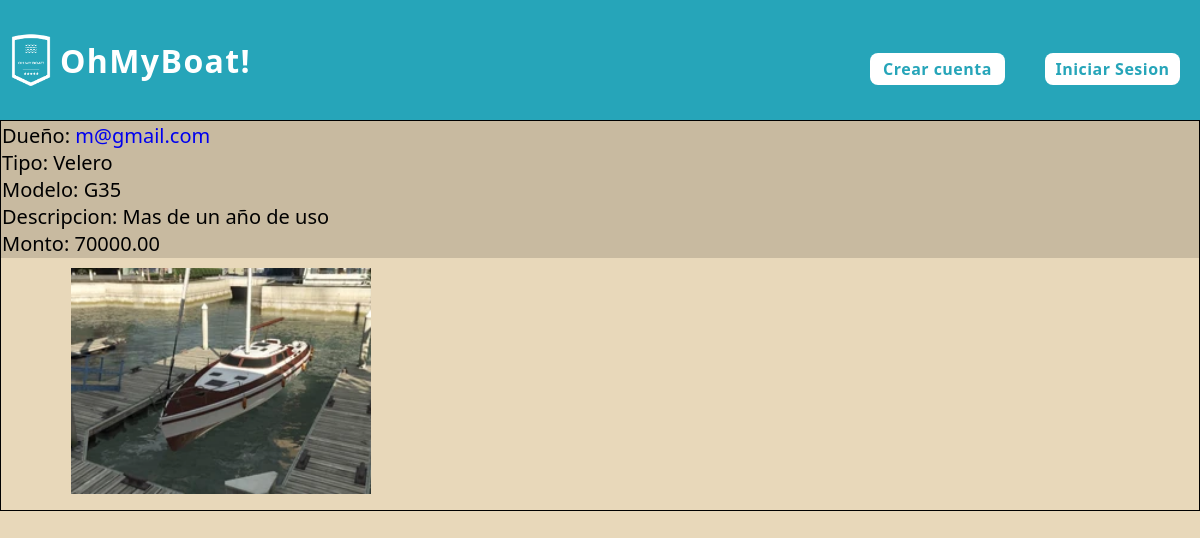
Page /ver_detalle_publicacion/24/ on the committed database.
### publicaciones/models.py (models this page shows)
class Publicacion(models.Model):
    monto = models.DecimalField(max_digits=15, decimal_places=2, default=0)
    autor = models.ForeignKey(Usuario, on_delete=models.SET_NULL, null=True)
    embarcacion = models.OneToOneField(Embarcacion, on_delete=models.SET_NULL, null=True)
    descripcion = models.CharField(max_length=250)

### usuarios/models.py (models this page shows, shortened)
class Usuario(AbstractBaseUser, PermissionsMixin):
    nombre = models.CharField(max_length=50)
    apellido = models.CharField(max_length=50)
    fecha_nacimiento = models.DateField()
    telefono = models.CharField(max_length=13)
    mail = models.EmailField(max_length=50, unique=True)
    password = models.CharField(max_length=128)
    is_staff= models.BooleanField(default=False)
    is_blocked= models.BooleanField(default=False)
    USERNAME_FIELD = 'mail'
    REQUIRED_FIELDS = ['nombre', 'apellido', 'fecha_nacimiento', 'telefono']

### embarcaciones/models.py (models this page shows)
class Embarcacion(models.Model):
    matricula = models.CharField(max_length=100, unique=True)
    modelo = models.CharField(max_length=100)
    tipo = models.ForeignKey(TipoEmbarcacion, on_delete=models.SET_NULL, null=True)
    m_eslora = models.DecimalField(max_digits=5, decimal_places=2)
    m_manga = models.DecimalField(max_digits=5, decimal_places=2)
    m_calado = models.DecimalField(max_digits=5, decimal_places=2)
    motor = models.BooleanField(default=False)
    deuda = models.DecimalField(max_digits=10, decimal_places=2, default=0)
    sede = models.ForeignKey(Sede, on_delete=models.SET_NULL, null=True)
    dueño = models.ForeignKey(Usuario, on_delete=models.CASCADE)

class TipoEmbarcacion(models.Model):
    clase= models.CharField(max_length=50, unique=True)

class ImagenEmbarcacion(models.Model):
    nombre_especifico= models.CharField(max_length=100)
    embarcacion= models.ForeignKey(Embarcacion, on_delete= models.CASCADE)

### publicaciones/views.py (the view)
# urls.py: path('ver_detalle_publicacion/<int:id_publicacion>/', views.ver_detalle_publicacion, name= 'ver detalle publicacion'),
def ver_detalle_publicacion(request, id_publicacion):
    try:
        unaPublicacion = Publicacion.objects.get(id=id_publicacion)
        imagenes= ImagenEmbarcacion.objects.filter(embarcacion= unaPublicacion.embarcacion.id)
        return render(request, 'post_detail.html', {'imagenes': imagenes, 'publicacion':  unaPublicacion})
    except Embarcacion.DoesNotExist:
        return render(request, '404_not_found.html')

### publicaciones/templates/post_detail.html (shortened to what this page needs)
{% extends 'layouts/base.html' %}
{% load static %}
{% block style %}
    <link rel="stylesheet" type="text/css" href="{% static 'styles/boat_detail_body.css' %}">
{% endblock %}
{% block listnav %}
    {% if request.user.is_authenticated %}
        <li class="modal"><a id="cerrar-sesion" class="normal"  href=""><i class="fa-solid fa-arrow-right-from-bracket"></i></a>
            <div id="mensaje-cerrar-sesion" class="mensaje" style="display: none;">
                <p>Estas seguro de cerrar la sesion?</p>
                <a href="{% url 'cerrar sesion' %}" class="buton2">Confirmar</a>
            </div>
        </li>
    {% else %}
        <li><a href="{% url 'crear cuenta' %}" class="buton">Crear cuenta</a></li>
        <li><a href="{% url 'iniciar sesion' %}" class="buton">Iniciar Sesion</a></li>
    {% endif %}
{% endblock %}
{% block content %}
<section>
    <div>
        <div class="box">
            <div class="info-container">
                <div>
                    <p>Dueño: <a href="{% url 'ver perfil' publicacion.autor.id %}">{{publicacion.autor.mail}}</a></p>
                </div>
                <div>
                    <p>Tipo: {{publicacion.embarcacion.tipo.clase}}</p>
                </div>
                <div>
                    <p>Modelo: {{publicacion.embarcacion.modelo}}</p>
                </div>
                <div>
                    <p>Descripcion: {{publicacion.descripcion}}</p>
                </div>
                <div>
                    <p>Monto: {{publicacion.monto}}</p>
                </div>
            </div>
            <div class='imagenesDiv'>
                {% for imagen in imagenes %}
                    {% with 'imagenes_embarcaciones/'|add:imagen.nombre_especifico as ruta_imagen %}
                    <div class='image-container'>
                        <div class="p1">
                            <img src="{% static ruta_imagen %}" style="width:100%">
                        </div>
                    </div>
                    {% endwith %}
                {% endfor %}
            </div>
        </div>
    </div>
</section>
{% endblock %}

### embarcaciones/static/styles/boat_detail_body.css (style rules this page uses)
:root { --sand: #c8baa0; --gray-sand: #c4c4be; --aqua-light: #a9cecf; --aquamarine: #26a5b9; --cyan: #6785b4; }
body { overflow: hidden; }
.box { display: inline-block; overflow-x: auto; width: 100%; position: relative; align-items: center; justify-content: center; font-family: Arial, Helvetica, sans-serif; font: bold; font-size: 20px; border: 1px solid black; }
.imagenesDiv { width: 100%; padding: 10px 20px; align-items: center; }
.imagenesDiv .image-container { display: inline-flex; margin-right: 0px; object-fit: contain; }
.imagenesDiv .image-container:last-child { margin-right: 0; }
.imagenesDiv .image-container .p1 { display: inline-block; width: max-content; align-items: left; }
.imagenesDiv .image-container .p1 img { margin-left: 50px; }
.box .info-container { position:relative; display:inline-block; width: 100%; background: var(--sand); border: 1px solid var(--sand); font: bold; }
.info-container p { margin-right: 50px; align-items: center; }
.p1 { flex: 0 0 auto; scroll-snap-align: start; width: 70%; }
.p1 img { width: 50%; max-height: 575px; height: absolute; }

### inicio/static/styles/header.css (style rules this page uses)
* { margin: 0; padding: 0; box-sizing: border-box; font-family: 'Segoe UI', Tahoma, Geneva, Verdana, sans-serif; }
li { margin: 20px; }
a { text-decoration: none; }
.buton { width: 135px; height: 4vh; border: none; background-color: #ffffff; border-radius: 8px; display: flex; justify-content: center; text-decoration: none; align-items: center; cursor: pointer; letter-spacing: 0.03em; font-weight: 600; font-style: normal; font-size: 1rem; color: #26a5b9; transition: all 0.10s; -webkit-box-shadow: 0px 0px 4px 1px rgba(255,255,255,0); -moz-box-shadow: 0px 0px 4px 1px rgba(255,255,255,0); box-shadow: 0px 0px 4px 1px rgba(255,255,255,0); }

### inicio/static/styles/index_main.css (style rules this page uses)
:root { --green: hsl(162, 45%, 56%); --lead: hsl(162, 2%, 56%); --blue: hsl(202, 89%, 71%); --text-white: hsl(0, 0%, 100%); --text-light-gray: hsl(0, 0%, 90%); --body-bg-color:hsl(200, 51%, 32%); --glass-bg-color: hsla(0, 0%, 100%, 0.05); --border-color: hsla(0, 0%, 100%, 0.25); --blur: blur(10px); --button-hover-color: hsla(0, 0%, 0%, 0.3); }
body { margin-top: 120px; background-color: #e8d8ba; }

### rows in the picture
Publicacion: autor.mail "m@gmail.com", embarcacion.tipo.clase "Velero", embarcacion.modelo "G35", descripcion "Mas de un año de uso", monto "70000.00"
